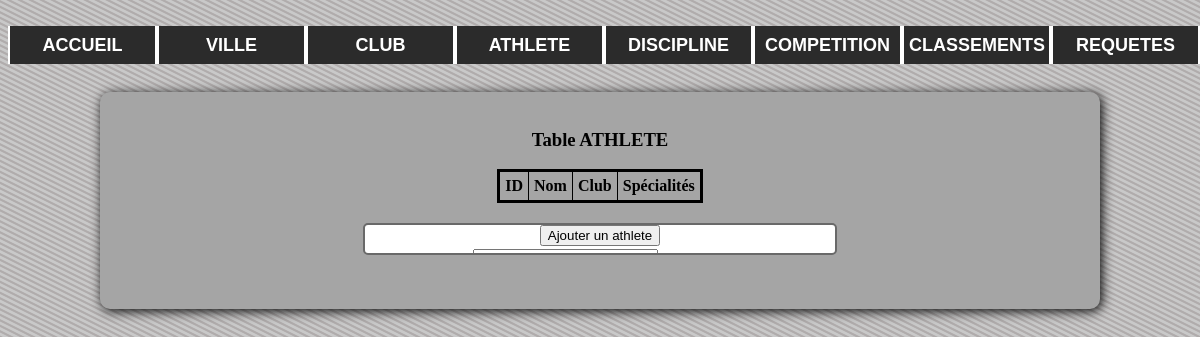
The app's page /Athlete.php, older data.
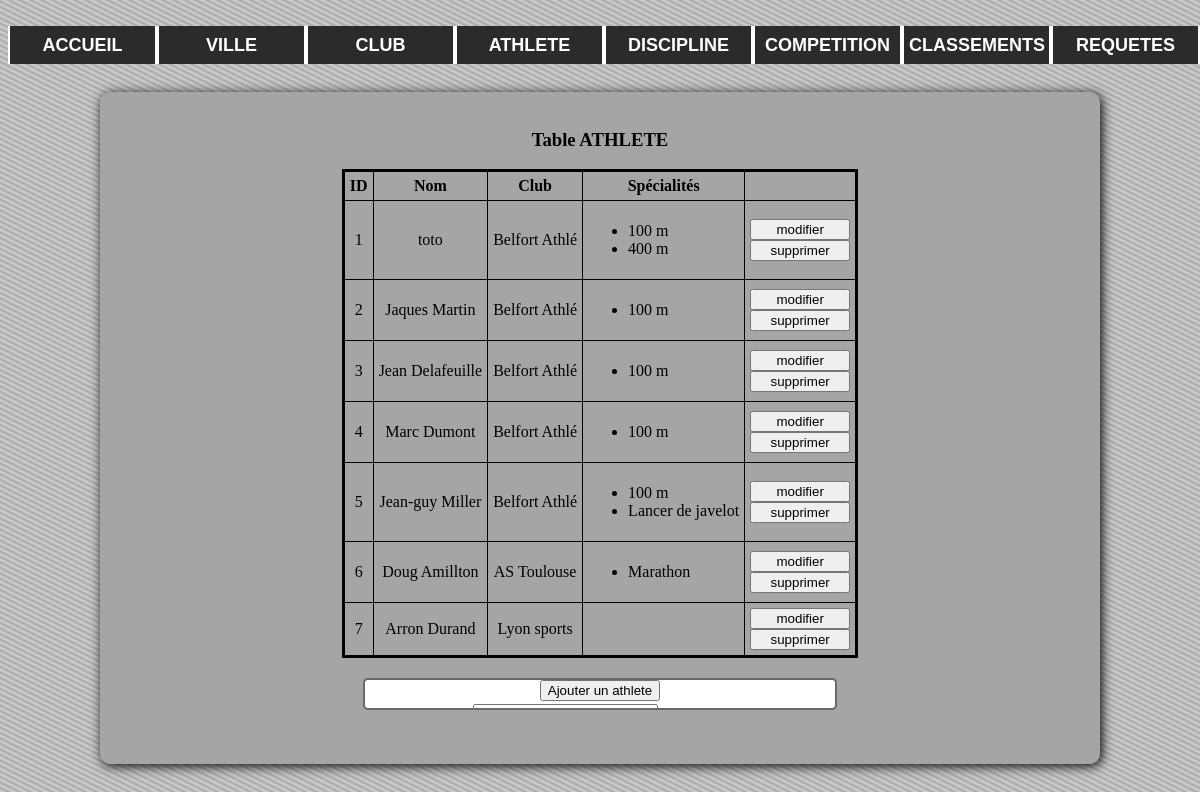
The same page, newer data.
### tables this page shows
create table ATHLETE(

	noAthlete INT NOT NULL AUTO_INCREMENT,
	nomAthlete VARCHAR(20),
	noClub INT,
	PRIMARY KEY(noAthlete),
	CONSTRAINT fkATHLETE FOREIGN KEY(noClub) REFERENCES CLUB(noClub))
	TYPE = InnoDB;

create table CLUB(

	noClub INT NOT NULL AUTO_INCREMENT,
	nomClub VARCHAR(40),
	noVille INT,
	PRIMARY KEY(noClub),
	CONSTRAINT fkCLUB FOREIGN KEY(noVille) REFERENCES VILLE(noVille))
	TYPE=InnoDB;

create table DISCIPLINE(

	noDiscipline INT NOT NULL AUTO_INCREMENT,
	libelleDiscipline VARCHAR(20),
	PRIMARY KEY(noDiscipline))
	TYPE = InnoDB;

### bdd.php (called while the page is built, shortened)
<?php
function bdd_query($query) {
    $resultat = mysql_query($query) or die("La requete demandee n'a pu aboutir... <a href=index.php>Recommencez</a>");
    return $resultat;
}
?>

### Athlete.php (the view, shortened to what this page needs)
<?php
    require_once("header.php");
    require_once("bdd.php");
?>
<br/>
<br/>
<div id="mainContainer">
    <br/><h3>Table ATHLETE</h3>
    <?php
    $req="Select * from ATHLETE";
    $res=bdd_query($req);
    echo"
        <table id=\"tableau\">\n
            <tr>\n
                <td><b>ID</b></td><td><b>Nom</b></td><td><b>Club</b></td><td><b>Spécialités</b></td>\n
             </tr>";
    while($l=mysql_fetch_array($res)){
        echo"<tr>\n
                <td>".$l[0]."</td><td>".$l[1]."</td>";
                $req2="select nomClub from CLUB c where c.noClub=".$l[2];
                $res2=bdd_query($req2);
                $ligne=mysql_fetch_array($res2);
                echo"<td>".$ligne[0]."</td>";
                $req3="select d.libelleDiscipline from DISCIPLINE d, ESTSPECIALISTE e where
                        e.noAthlete='".$l[0]."' and e.noDiscipline=d.noDiscipline";
                $res3=bdd_query($req3);
                echo "<td class=\"specialite\"> <ul>";
                while($ligne2=mysql_fetch_array($res3)){
                    echo "<li>".$ligne2[0]."</li>";
                }
                echo "</ul></td>";
                $req4="select d.noDiscipline from DISCIPLINE d, ESTSPECIALISTE e where
                        e.noAthlete='".$l[0]."' and e.noDiscipline=d.noDiscipline";
                $res4=bdd_query($req4);
                $discipline_id=array();
                while($ligne3=mysql_fetch_array($res4)){
                    $discipline_id[]=$ligne3[0];
                }
                echo "<td>
                    <input type=\"button\" value=\"modifier\" onClick=\"deroule2(350, 1); remplir_champ_modif('no', ".$l[0].");remplir_champ_modif('nomAthleteModif', '".$l[1]."');
                    remplir_champ_modif('nomClubModif', '".$ligne[0]."');";
                    for($i=0; $i<sizeof($discipline_id); $i++){
                        echo"select_checkbox('".$discipline_id[$i]."');";
                    }
                    echo "\">
                    <br/>
                    <input type=\"button\" value=\"supprimer\" onClick=\"javascript:if(confirm('confirmez-vous la suppression ?'))document.location.href='Maj_athlete.php?action=2&id=".$l[0]."'\" ></td>\n";
    }
    echo "</table>"
    ?>
    <div id="form_ajout">
        <input type="button" onClick="deroule(350, 1)" value="Ajouter un athlete"><br/>
        <form method="POST" action="Maj_athlete.php?action=1" onSubmit="return confirm('confirmez-vous l\'ajout ?')">
               <table>
                   <tr>
                       <td><label for="nomAthlete">Nom : </label></td>
                       <td><input type="text" name="nomAthlete" id="nomAthlete" onkeyup="check_field('nomAthlete')"></td>
                       <td id="error_nomAthlete"></td>
                   </tr>
               </table>
        </form>
    </div><br/><br/>
    <br/>
</div><br/>
</body>
</html>

Row changes from the older to the newer data that the page shows:
added athlete: noAthlete "1", nomAthlete "toto", noClub.nomClub "Belfort Athlé"
added discipline: libelleDiscipline "100 m"
added discipline: libelleDiscipline "400 m", shown under "1"
added athlete: noAthlete "2", nomAthlete "Jaques Martin", noClub.nomClub "Belfort Athlé"
added athlete: noAthlete "3", nomAthlete "Jean Delafeuille", noClub.nomClub "Belfort Athlé"
added athlete: noAthlete "4", nomAthlete "Marc Dumont", noClub.nomClub "Belfort Athlé"
added athlete: noAthlete "5", nomAthlete "Jean-guy Miller", noClub.nomClub "Belfort Athlé"
added discipline: libelleDiscipline "Lancer de javelot", shown under "5"
added athlete: noAthlete "6", nomAthlete "Doug Amillton", noClub.nomClub "AS Toulouse"
added discipline: libelleDiscipline "Marathon", shown under "6"
added athlete: noAthlete "7", nomAthlete "Arron Durand", noClub.nomClub "Lyon sports"
